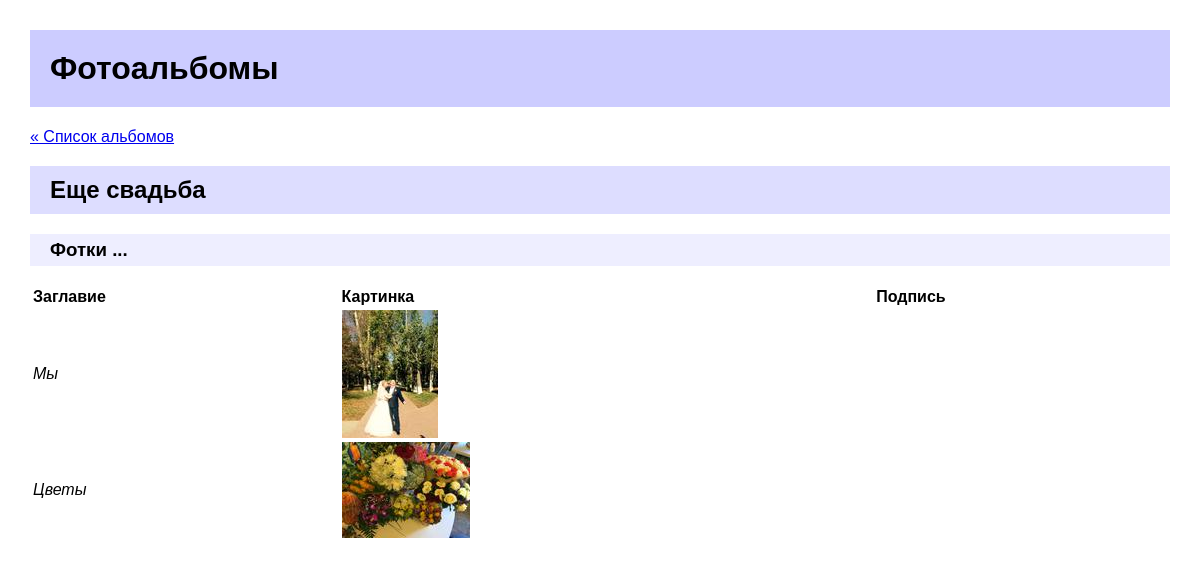
The app's page /gallery/items/2/, older data.
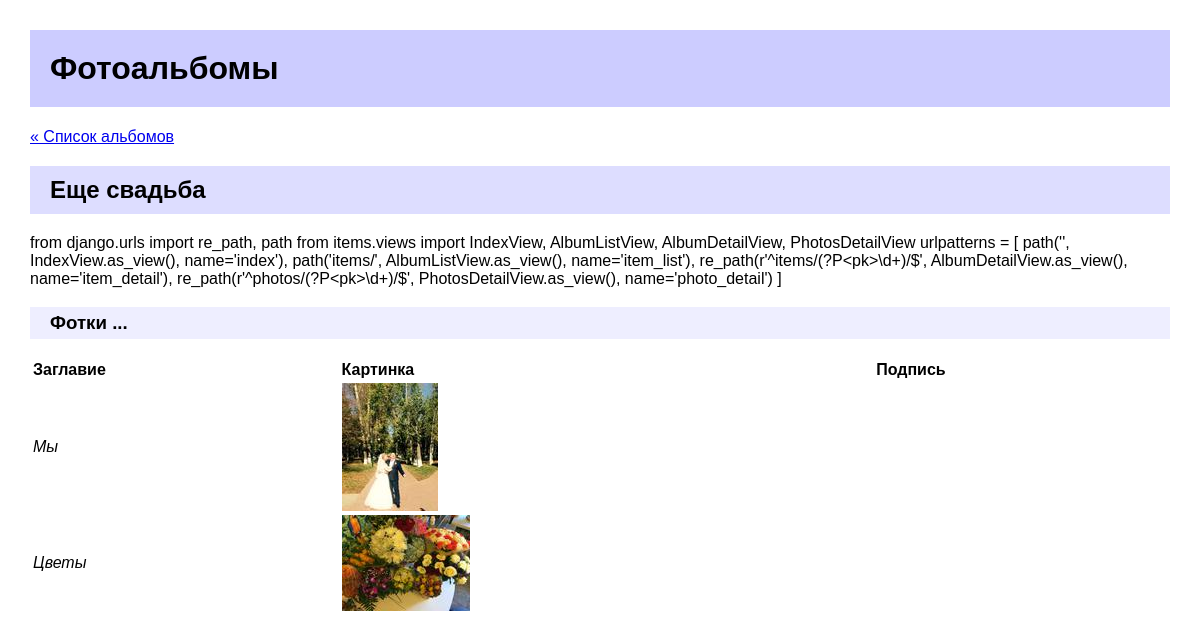
The same page, newer data.
### items/models/album.py (models this page shows, shortened)
class Album(Model):
    name = CharField(verbose_name="Наименование альбома", max_length=250)
    description = TextField(verbose_name="Характеристики альбома", blank=True, null=True)
    class Meta:
        verbose_name = 'Фотоальбом'
        verbose_name_plural = 'Фотоальбомы'
        ordering = ['name']

### items/views.py (the view)
# urls.py: path('items/<int:pk>/', AlbumDetailView.as_view(), name='item_detail'),
class AlbumDetailView(DetailView):
    model = Album
    template_name = 'items_detail.html'
    def get_queryset(self):
        return Album.objects.all()

### context_processors.py (called while the page is built)
def root_url_processor(request):
    return {'ROOT_URL': ROOT_URL}

### items/__init__.py (called while the page is built)
def permalink(func):
    from functools import wraps
    from django.urls import reverse
    @wraps(func)
    def inner(*args, **kwargs):
        tuple = func(*args, **kwargs)
        res = reverse(tuple[0], None, *tuple[1:3])
        return res
    return inner

### items/fields.py (called while the page is built)
    def _add_thumb(self, s):
        parts = s.split(".")
        parts.insert(-1, "thumb")
        if parts[-1].lower() not in ['jpeg', 'jpg']:
            parts[-1] = 'jpg'
        return ".".join(parts)

    @property
    def thumb_url(self):
        return self._add_thumb(self.url)

### items/models/photos.py (called while the page is built)
    @permalink
    def get_absolute_url(self):
        return ('photo_detail', None, dict(pk=self.id))

### items/templates/items_detail.html (shortened to what this page needs)
{% extends "base.html" %}
{% block content %}
    <p><a href="{% url 'item_list' %}">&laquo; Список альбомов</a></p>
    <h2>{{ object.name }}</h2>
    <p>{{ object.description }}</p>
    <h3>Фотки ...</h3>
    <table>
        <tr>
            <th>Заглавие</th>
            <th>Картинка</th>
            <th>Подпись</th>
        </tr>
        {% for photo in object.photo_set.all %}
            <tr>
                <td><i>{{ photo.title }}</i></td>
                <td>
                    <a href="{{ photo.get_absolute_url }}">
                        <img src="{{ photo.image.thumb_url }}"/>
                    </a>
                </td>
            </tr>
        {% endfor %}
    </table>
{% endblock %}

Row changes from the older to the newer data that the page shows:
changed Album "Еще свадьба": description (not shown) → "from django.urls import re_path, path from items.views import IndexView, AlbumListView, AlbumDetailView, PhotosDetailView urlpatterns = [ path('', IndexView.as_view(), name='index'), path('items/', AlbumListView.as_view(), name='item_list'), re_path(r'^items/(?P<pk>\\d+)/$', AlbumDetailView.as_view(), name='item_detail'), re_path(r'^photos/(?P<pk>\\d+)/$', PhotosDetailView.as_view(), name='photo_detail') ]"
